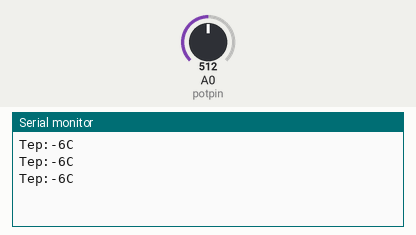
The sketch below on a simulated Arduino Uno, built with avr-gcc and run on an emulated ATmega328P. On the bench: the last lines printed to the serial monitor. The test bench sets the inputs (shaded band); at power-on: A0 (potpin) = 512.

Above: at 1.3 s.
1.4 s: A0 (potpin) set to 716
At 1.9 s:
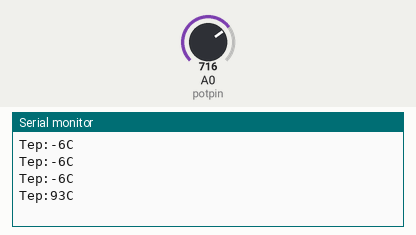
2.9 s: A0 (potpin) set to 900
At 3.4 s:
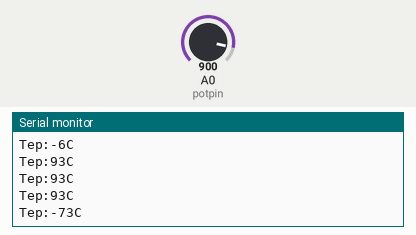
Timing chart, 0 to 5.9 s (numbered marks = the images above; inputs shaded):
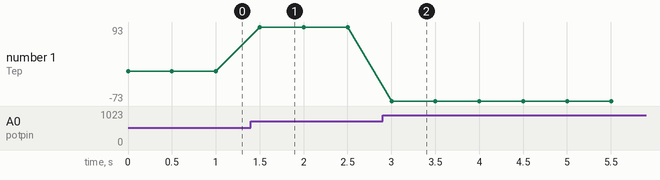

Measured:
- after the input at 1.4 s, the serial monitor: prints a new line after 0.10 s (image 1)
- after the input at 2.9 s, the serial monitor: prints a new line after 0.10 s (image 2)
- plotted number 1: -6 → 93 after the input at 1.4 s, 93 → -73 after the input at 2.9 s

The sketch:

e13-temperature-lack_sensor.ino
```cpp
int potpin = A0;
int val;
int dat;

void setup()
{
Serial.begin(9600);
}
void loop()
{

val=analogRead(potpin);
dat=(125*val)>>8;//温度计算公式
Serial.print("Tep:");
Serial.print(dat);
Serial.println("C");
delay(500);
}
```
